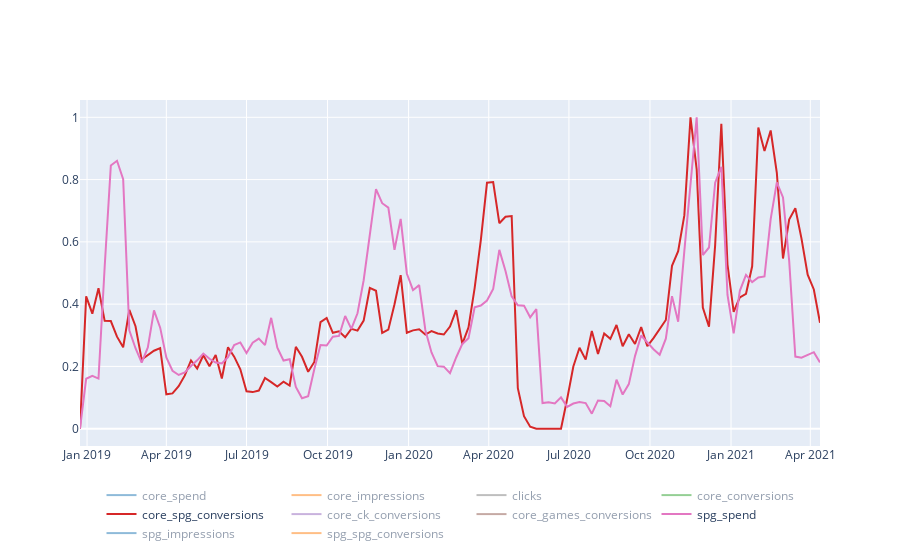

Notebook code for this chart:
### Code cell
plot_variables(df_core_wk, df_core_wk.columns, one_plot=True, scaled=True)
